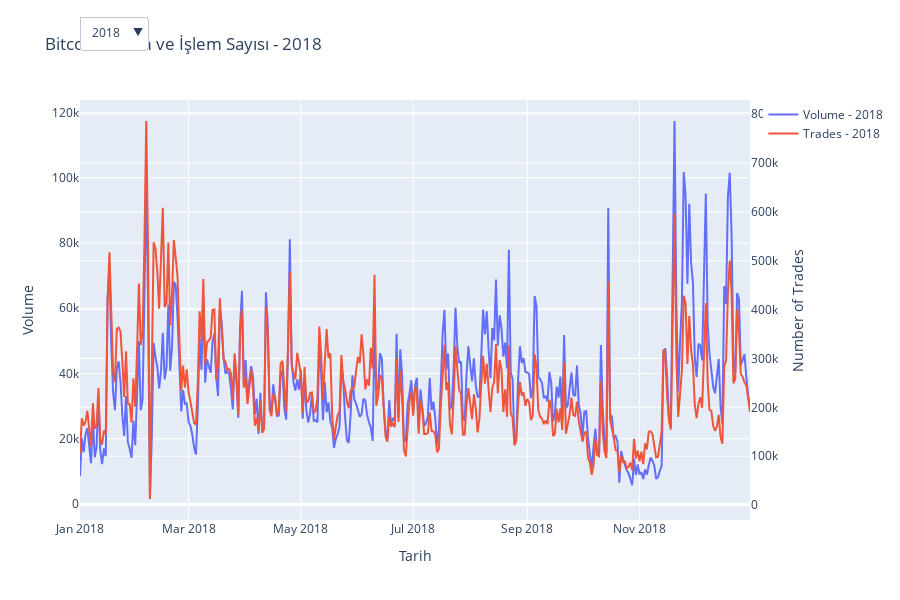

Source (notebook cell):
### Markdown cell above
* Daha detaylı inceleme için her yıl için ayrı grafik gösterimi

### Code cell
import plotly.express as px
import plotly.graph_objects as go
import pandas as pd

# Tarih sütunları datetime olmalı
df['Open time'] = pd.to_datetime(df['Open time'])

# Yıl sütunu ekle
df['Year'] = df['Open time'].dt.year

# Etkileşimli dropdown ile yıl seçimi
unique_years = sorted(df['Year'].unique())

fig = go.Figure()

# Her yıl için bir iz (trace) oluştur
for year in unique_years:
    df_year = df[df['Year'] == year]

    fig.add_trace(go.Scatter(
        x=df_year['Open time'],
        y=df_year['Volume'],
        name=f'Volume - {year}',
        yaxis='y1',
        visible=(year == unique_years[0])  # İlk yıl görünür, diğerleri gizli
    ))

    fig.add_trace(go.Scatter(
        x=df_year['Open time'],
        y=df_year['Number of trades'],
        name=f'Trades - {year}',
        yaxis='y2',
        visible=(year == unique_years[0])
    ))

# Dropdown menüsü
buttons = []
for i, year in enumerate(unique_years):
    visible = [False] * (2 * len(unique_years))
    visible[2*i] = True  # volume
    visible[2*i + 1] = True  # trades
    buttons.append(dict(label=str(year),
                        method='update',
                        args=[{'visible': visible},
                              {'title': f'Bitcoin Hacim ve İşlem Sayısı - {year}'}]))

fig.update_layout(
    updatemenus=[dict(active=0, buttons=buttons, x=0.1, y=1.2)],
    title=f'Bitcoin Hacim ve İşlem Sayısı - {unique_years[0]}',
    xaxis_title='Tarih',
    yaxis=dict(title='Volume', side='left'),
    yaxis2=dict(title='Number of Trades', overlaying='y', side='right'),
    height=600
)

fig.show()

### Figure 1 — Plotly figure (JSON) as saved in the notebook; plotly's stock layout.template omitted (floating-point values rounded to 4 significant figures; data arrays with more than 128 entries replaced by an {"elided": "..."} marker saying what was removed)
{"data": [{"name": "Volume - 2018", "type": "scatter", "visible": true, "x": {"elided": "365 str values"}, "y": {"elided": "365 float values"}, "yaxis": "y"}, {"name": "Trades - 2018", "type": "scatter", "visible": true, "x": {"elided": "365 str values"}, "y": {"elided": "365 int values"}, "yaxis": "y2"}, {"name": "Volume - 2019", "type": "scatter", "visible": false, "x": {"elided": "365 str values"}, "y": {"elided": "365 float values"}, "yaxis": "y"}, {"name": "Trades - 2019", "type": "scatter", "visible": false, "x": {"elided": "365 str values"}, "y": {"elided": "365 int values"}, "yaxis": "y2"}, {"name": "Volume - 2020", "type": "scatter", "visible": false, "x": {"elided": "366 str values"}, "y": {"elided": "366 float values"}, "yaxis": "y"}, {"name": "Trades - 2020", "type": "scatter", "visible": false, "x": {"elided": "366 str values"}, "y": {"elided": "366 int values"}, "yaxis": "y2"}, {"name": "Volume - 2021", "type": "scatter", "visible": false, "x": {"elided": "365 str values"}, "y": {"elided": "365 float values"}, "yaxis": "y"}, {"name": "Trades - 2021", "type": "scatter", "visible": false, "x": {"elided": "365 str values"}, "y": {"elided": "365 int values"}, "yaxis": "y2"}, {"name": "Volume - 2022", "type": "scatter", "visible": false, "x": {"elided": "365 str values"}, "y": {"elided": "365 float values"}, "yaxis": "y"}, {"name": "Trades - 2022", "type": "scatter", "visible": false, "x": {"elided": "365 str values"}, "y": {"elided": "365 int values"}, "yaxis": "y2"}, {"name": "Volume - 2023", "type": "scatter", "visible": false, "x": {"elided": "365 str values"}, "y": {"elided": "365 float values"}, "yaxis": "y"}, {"name": "Trades - 2023", "type": "scatter", "visible": false, "x": {"elided": "365 str values"}, "y": {"elided": "365 int values"}, "yaxis": "y2"}, {"name": "Volume - 2024", "type": "scatter", "visible": false, "x": {"elided": "366 str values"}, "y": {"elided": "366 float values"}, "yaxis": "y"}, {"name": "Trades - 2024", "type": "scatter", "visible": false, "x": {"elided": "366 str values"}, "y": {"elided": "366 int values"}, "yaxis": "y2"}, {"name": "Volume - 2025", "type": "scatter", "visible": false, "x": {"elided": "143 str values"}, "y": {"elided": "143 float values"}, "yaxis": "y"}, {"name": "Trades - 2025", "type": "scatter", "visible": false, "x": {"elided": "143 str values"}, "y": {"elided": "143 int values"}, "yaxis": "y2"}], "layout": {"height": 600, "title": {"text": "Bitcoin Hacim ve İşlem Sayısı - 2018"}, "updatemenus": [{"active": 0, "buttons": [{"args": [{"visible": [true, true, false, false, false, false, false, false, false, false, false, false, false, false, false, false]}, {"title": "Bitcoin Hacim ve İşlem Sayısı - 2018"}], "label": "2018", "method": "update"}, {"args": [{"visible": [false, false, true, true, false, false, false, false, false, false, false, false, false, false, false, false]}, {"title": "Bitcoin Hacim ve İşlem Sayısı - 2019"}], "label": "2019", "method": "update"}, {"args": [{"visible": [false, false, false, false, true, true, false, false, false, false, false, false, false, false, false, false]}, {"title": "Bitcoin Hacim ve İşlem Sayısı - 2020"}], "label": "2020", "method": "update"}, {"args": [{"visible": [false, false, false, false, false, false, true, true, false, false, false, false, false, false, false, false]}, {"title": "Bitcoin Hacim ve İşlem Sayısı - 2021"}], "label": "2021", "method": "update"}, {"args": [{"visible": [false, false, false, false, false, false, false, false, true, true, false, false, false, false, false, false]}, {"title": "Bitcoin Hacim ve İşlem Sayısı - 2022"}], "label": "2022", "method": "update"}, {"args": [{"visible": [false, false, false, false, false, false, false, false, false, false, true, true, false, false, false, false]}, {"title": "Bitcoin Hacim ve İşlem Sayısı - 2023"}], "label": "2023", "method": "update"}, {"args": [{"visible": [false, false, false, false, false, false, false, false, false, false, false, false, true, true, false, false]}, {"title": "Bitcoin Hacim ve İşlem Sayısı - 2024"}], "label": "2024", "method": "update"}, {"args": [{"visible": [false, false, false, false, false, false, false, false, false, false, false, false, false, false, true, true]}, {"title": "Bitcoin Hacim ve İşlem Sayısı - 2025"}], "label": "2025", "method": "update"}], "x": 0.1, "y": 1.2}], "xaxis": {"title": {"text": "Tarih"}}, "yaxis": {"side": "left", "title": {"text": "Volume"}}, "yaxis2": {"overlaying": "y", "side": "right", "title": {"text": "Number of Trades"}}}}
